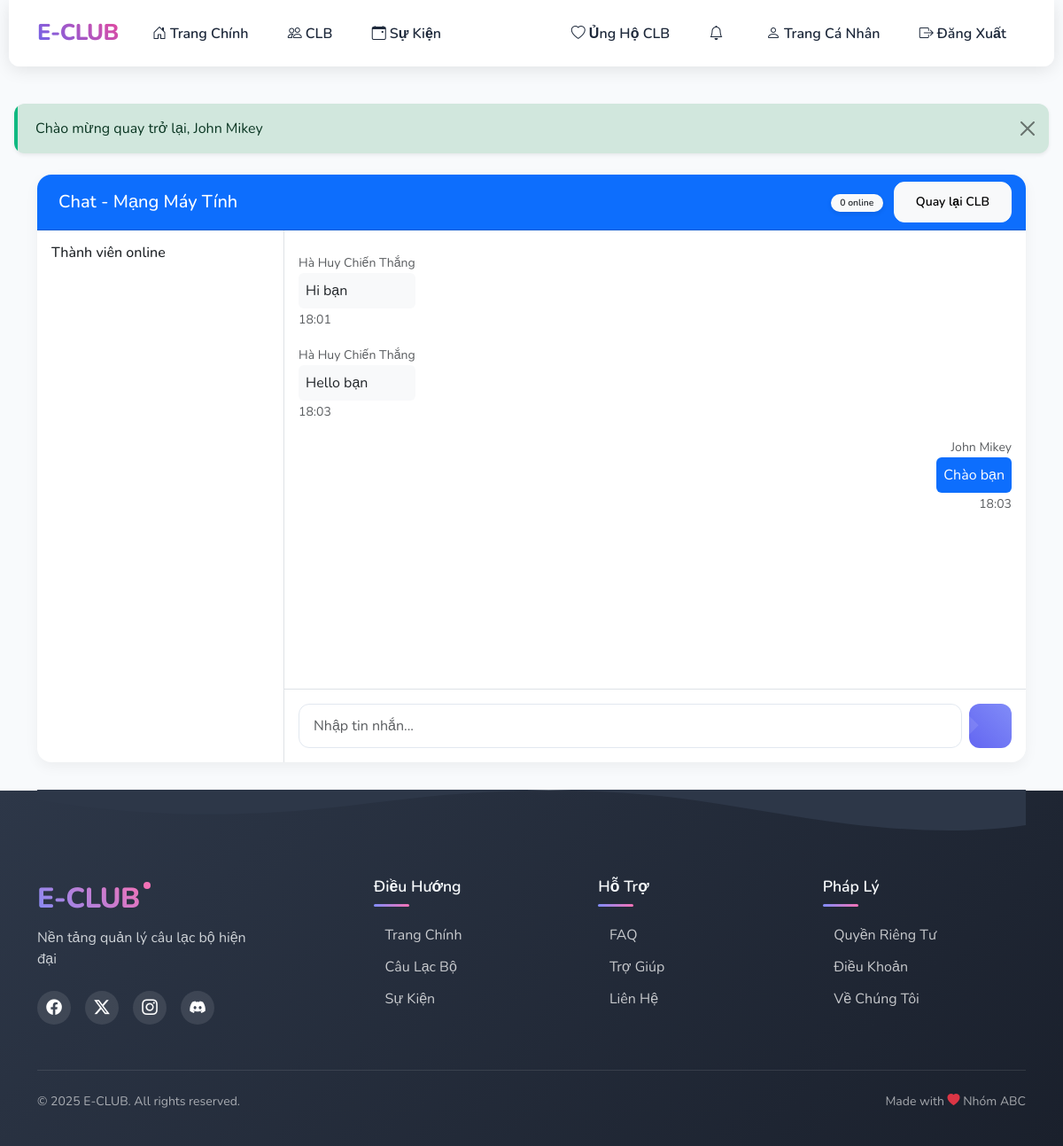
Screenshot of /index.php?page=club_chat&club_id=5 (signed in) with the database file from the repository.
### tables this page shows
CREATE TABLE `club_members` (
  `id` int(11) NOT NULL,
  `user_id` int(11) DEFAULT NULL,
  `club_id` int(11) DEFAULT NULL,
  `status` enum('pending','approved','rejected') DEFAULT 'pending',
  `joined_at` timestamp NOT NULL DEFAULT current_timestamp()
);

CREATE TABLE `clubs` (
  `id` int(11) NOT NULL,
  `name` varchar(100) NOT NULL,
  `description` text DEFAULT NULL,
  `created_at` timestamp NOT NULL DEFAULT current_timestamp(),
  `status` enum('active','inactive') NOT NULL DEFAULT 'active',
  `image_url` varchar(255) DEFAULT NULL,
  `bank_info` json DEFAULT NULL
);

CREATE TABLE `club_messages` (
  `id` int(11) NOT NULL,
  `club_id` int(11) NOT NULL,
  `sender_id` int(11) NOT NULL,
  `message` text NOT NULL,
  `created_at` timestamp NOT NULL DEFAULT current_timestamp()
);

CREATE TABLE `users` (
  `id` int(11) NOT NULL,
  `name` varchar(100) NOT NULL,
  `email` varchar(100) NOT NULL,
  `password` varchar(255) NOT NULL,
  `role` enum('admin','club_leader','user') DEFAULT 'user',
  `created_at` timestamp NOT NULL DEFAULT current_timestamp(),
  `avatar_url` varchar(255) DEFAULT NULL,
  `last_activity` timestamp NOT NULL DEFAULT current_timestamp() ON UPDATE current_timestamp()
);

### config.php (called while the page is built, shortened)
<?php
try {
    $conn = new mysqli(DB_HOST, DB_USER, DB_PASS, DB_NAME);
    $conn->set_charset("utf8");
} catch (Exception $e) {
    die("Database connection failed: " . $e->getMessage());
}
function sanitize($input) {
    global $conn;
    return $conn->real_escape_string(trim($input));
}
?>

### pages/club_chat.php (the view, shortened to what this page needs)
<?php
try {
    $club_id = sanitize($_GET['club_id']);
    $sql = "SELECT cm.status, c.name as club_name
            FROM club_members cm
            JOIN clubs c ON cm.club_id = c.id
            WHERE cm.club_id = ? AND cm.user_id = ? AND cm.status = 'approved'";
    $stmt = $conn->prepare($sql);
    $stmt->bind_param("ii", $club_id, $_SESSION['user_id']);
    if (!$stmt->execute()) {
        error_log("Execute failed: " . $stmt->error);
        throw new Exception("Lỗi kiểm tra quyền truy cập");
    }
    $member = $stmt->get_result()->fetch_assoc();
    $sql = "SELECT m.*, u.name as sender_name
            FROM club_messages m
            JOIN users u ON m.sender_id = u.id
            WHERE m.club_id = ?
            ORDER BY m.created_at DESC
            LIMIT 50";
    $stmt = $conn->prepare($sql);
    $stmt->bind_param("i", $club_id);
    if (!$stmt->execute()) {
        error_log("Execute failed: " . $stmt->error);
        throw new Exception("Lỗi tải tin nhắn");
    }
    $old_messages = array_reverse($stmt->get_result()->fetch_all(MYSQLI_ASSOC));
} catch (Exception $e) {
    error_log("Chat error: " . $e->getMessage());
    flashMessage($e->getMessage(), 'danger');
    redirect('/index.php?page=clubs');
}
?>
<div class="container mt-4">
    <div class="card">
        <div class="card-header bg-primary text-white d-flex justify-content-between align-items-center">
            <h5 class="mb-0">
                Chat - <?php echo htmlspecialchars($member['club_name']); ?>
            </h5>
            <div>
                <span class="badge bg-light text-dark" id="onlineCount">0 online</span>
                <a href="index.php?page=club_detail&id=<?php echo $club_id; ?>" class="btn btn-light btn-sm ms-2">
                    <i class="fas fa-arrow-left"></i> Quay lại CLB
                </a>
            </div>
        </div>
        <div class="card-body p-0">
            <div class="row g-0">
                <div class="col-md-3 border-end">
                    <div class="p-3">
                        <h6 class="mb-3">Thành viên online</h6>
                    </div>
                </div>
                <div class="col-md-9">
                    <div class="d-flex flex-column" style="height: 600px;">
                        <div class="flex-grow-1 p-3 overflow-auto" id="messageArea">
                            <?php foreach ($old_messages as $msg): ?>
                            <div class="message <?php echo $msg['sender_id'] == $_SESSION['user_id'] ? 'text-end' : ''; ?> mb-3">
                                <div class="d-inline-block">
                                    <small class="text-muted"><?php echo htmlspecialchars($msg['sender_name']); ?></small>
                                    <div class="p-2 rounded <?php echo $msg['sender_id'] == $_SESSION['user_id'] ? 'bg-primary text-white' : 'bg-light'; ?>">
                                        <?php echo htmlspecialchars($msg['message']); ?>
                                    </div>
                                    <small class="text-muted"><?php echo date('H:i', strtotime($msg['created_at'])); ?></small>
                                </div>
                            </div>
                            <?php endforeach; ?>
                        </div>
                        <div class="border-top p-3">
                            <form id="messageForm" class="d-flex gap-2">
                                <input type="text" class="form-control" id="messageInput"
                                       placeholder="Nhập tin nhắn..." autocomplete="off" required>
                                <button type="submit" class="btn btn-primary">
                                </button>
                            </form>
                        </div>
                    </div>
                </div>
            </div>
        </div>
    </div>
</div>

### templates/layout.php (style rules this page uses)
:root { --primary-color: #6366f1; --primary-light: #818cf8; --primary-dark: #4f46e5; --secondary-color: #ec4899; --secondary-light: #f472b6; --accent-color: #0ea5e9; --success-color: #10b981; --warning-color: #f59e0b; --danger-color: #ef4444; --background-color: #f8fafc; --text-color: #1e293b; --border-radius: 12px; --card-border-radius: 16px; --transition-speed: 0.3s; }
body { min-height: 100vh; display: flex; flex-direction: column; background-color: var(--background-color); font-family: 'Nunito', sans-serif; color: var(--text-color); overflow-x: hidden; }
.card { border: none; border-radius: var(--card-border-radius); background: #fff; box-shadow: 0 5px 15px rgba(0, 0, 0, 0.05); transition: all var(--transition-speed) ease; overflow: hidden; position: relative; z-index: 1; }
.card::before { content: ''; position: absolute; top: 0; left: 0; width: 4px; height: 100%; z-index: 2; opacity: 0; transition: opacity var(--transition-speed) ease; }
.btn { border-radius: var(--border-radius); padding: 0.7rem 1.5rem; font-weight: 600; transition: all var(--transition-speed) ease; position: relative; overflow: hidden; z-index: 1; }
.btn::before { content: ''; position: absolute; top: 0; left: 0; width: 100%; height: 100%; background: rgba(255, 255, 255, 0.1); z-index: -1; transform: translateX(-100%) rotate(45deg); transition: transform 0.6s ease; }
.badge { font-size: 0.65rem; padding: 0.35em 0.65em; margin-left: -0.5em; margin-top: -0.5em; }
.btn-primary { background: linear-gradient(45deg, var(--primary-color), var(--primary-light)); border: none; }
.badge { padding: 0.5em 1em; border-radius: 20px; font-weight: 600; box-shadow: 0 2px 5px rgba(0, 0, 0, 0.1); }
.form-control, .form-select { border-radius: var(--border-radius); padding: 0.75rem 1rem; border: 1px solid #e2e8f0; transition: all var(--transition-speed) ease; }
.fade-in { animation: fadeIn 0.5s ease-in; }

### pages/club_chat.php (style rules this page uses)
.message { max-width: 80%; margin: 0.5rem 0; }
.message .d-inline-block { max-width: 100%; }
.message .bg-light { background-color: #f8f9fa; }
#messageArea { scroll-behavior: smooth; }
.message:not(.text-end) { margin-right: auto; }
.message.text-end { margin-left: auto; }

### rows the page displays
club_members: club.name "Mạng Máy Tính"
club_messages: sender.name "Hà Huy Chiến Thắng", message "Hi bạn", created_at "18:01"
club_messages: sender.name "Hà Huy Chiến Thắng", message "Hello bạn", created_at "18:03"
club_messages: sender.name "John Mikey", message "Chào bạn", created_at "18:03"

### other values shown
$flash['message'] "Chào mừng quay trở lại, John Mikey"
APP_NAME "E-CLUB"
